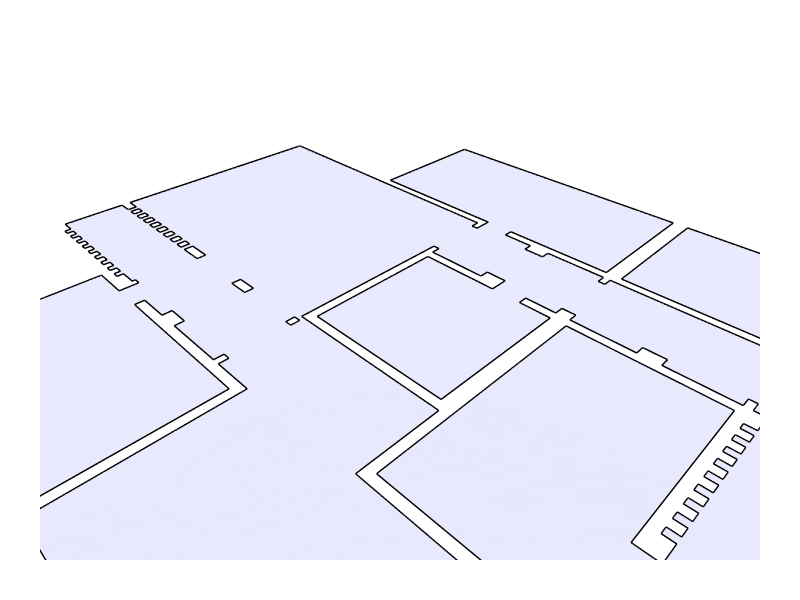

Notebook source saved alongside this figure:
### Markdown cell above
## 5. Manipulate Geometry Visualization

### Code cell
# Displaying the grouped geometry
Topology.Show(
    first_floor,
    faceColor=[210, 210, 250],
    faceOpacity=0.5,
    edgeColor="black",
    edgeWidth=3,
    showVertices=False,
    backgroundColor="white",
    width=800,
    height=600,
    renderer="vscode"

)

### Figure 1 — Plotly figure (JSON) as saved in the notebook; plotly's stock layout.template omitted (floating-point values rounded to 4 significant figures; data arrays with more than 128 entries replaced by an {"elided": "..."} marker saying what was removed)
{"data": [{"hoverinfo": "text", "legendgroup": "2", "legendrank": 2, "line": {"color": "black", "dash": "solid", "width": 3}, "marker": {"size": 0}, "mode": "lines", "name": "1: Untitled (Edges)", "showlegend": false, "text": "", "type": "scatter3d", "x": {"elided": "759 float values"}, "y": {"elided": "759 float values"}, "z": {"elided": "759 float values"}}, {"cmax": 1, "cmin": 0, "color": "#D2D2FA", "colorscale": [[0, "#440154"], [0.1111, "#482878"], [0.2222, "#3e4989"], [0.3333, "#31688e"], [0.4444, "#26828e"], [0.5556, "#1f9e89"], [0.6667, "#35b779"], [0.7778, "#6ece58"], [0.8889, "#b5de2b"], [1, "#fde725"]], "flatshading": true, "hoverinfo": "text", "hovertext": "", "i": {"elided": "275 int values"}, "j": {"elided": "275 int values"}, "k": {"elided": "275 int values"}, "legendgroup": "3", "legendrank": 3, "lighting": {"facenormalsepsilon": 0}, "name": "1: Untitled (Faces)", "opacity": 0.5, "showlegend": false, "showscale": false, "text": "", "type": "mesh3d", "x": {"elided": "253 float values"}, "y": {"elided": "253 float values"}, "z": {"elided": "253 float values"}}], "layout": {"autosize": true, "height": 600, "margin": {"b": 40, "l": 40, "r": 40, "t": 40}, "paper_bgcolor": "#FFFFFF", "plot_bgcolor": "#FFFFFF", "scene": {"aspectmode": "data", "camera": {"center": {"x": 0, "y": 0, "z": 0}, "eye": {"x": -1.25, "y": -1.25, "z": 1.25}, "projection": {"type": "perspective"}, "up": {"x": 0, "y": 0, "z": 1}}, "xaxis": {"visible": false}, "yaxis": {"visible": false}, "zaxis": {"visible": false}}, "showlegend": true, "width": 800, "xaxis": {"showgrid": false, "visible": false, "zeroline": false}, "yaxis": {"showgrid": false, "visible": false, "zeroline": false}}}
